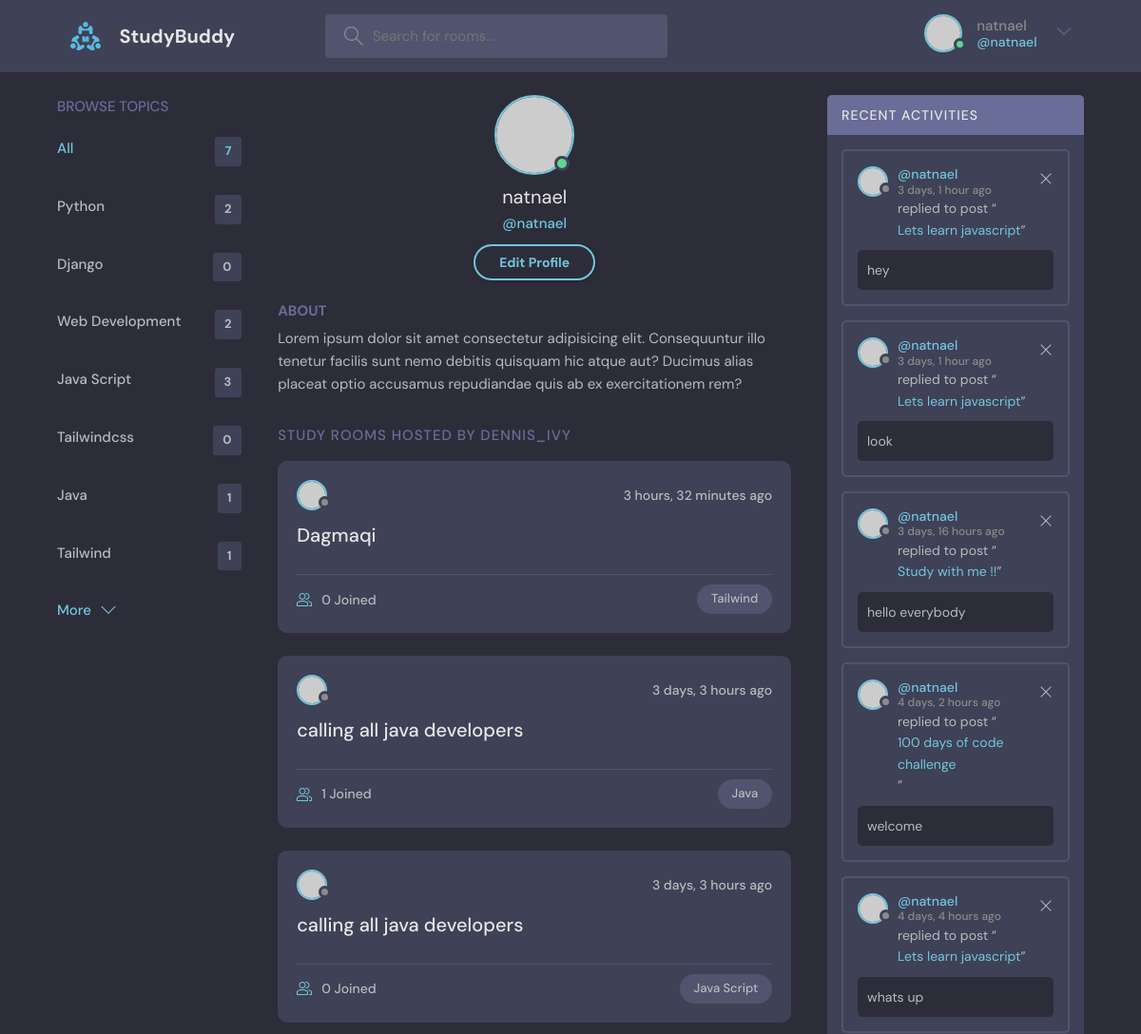
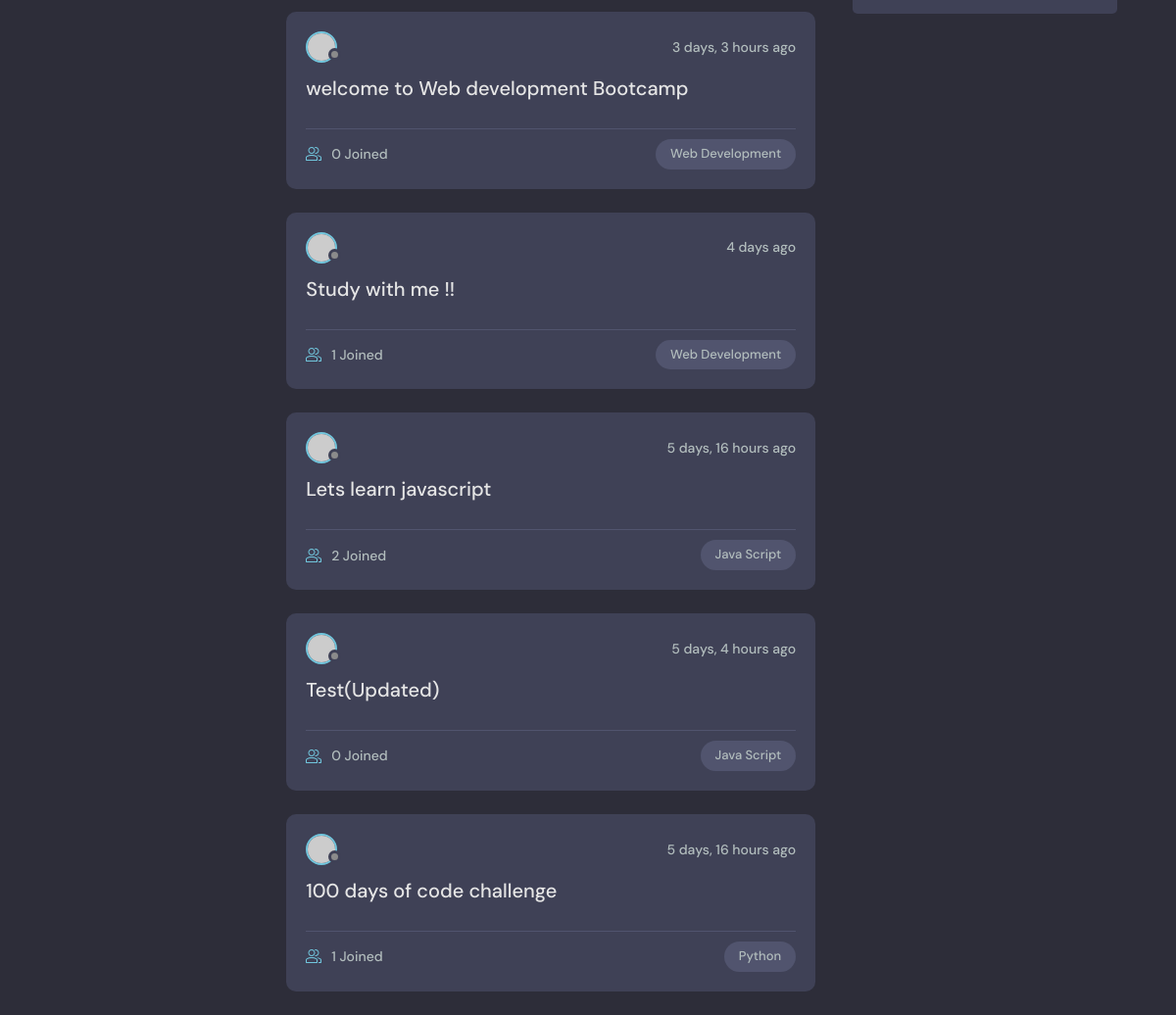
/profile/1/ (signed in), run on the app's committed database (2 pictures, top to bottom).
### base/models.py (models this page shows, shortened)
class Topic(models.Model):
    name = models.CharField(max_length=200)

class Room(models.Model):
    host = models.ForeignKey(User, on_delete=models.SET_NULL, null=True)
    topic = models.ForeignKey(Topic, on_delete=models.SET_NULL, null=True)
    name = models.CharField(max_length=200)
    description = models.TextField(null=True, blank=True)
    participants = models.ManyToManyField(
        User, related_name='participants', blank=True)
    updated = models.DateTimeField(auto_now=True)
    created = models.DateTimeField(auto_now_add=True)
    class Meta:
        ordering = ['-updated', '-created']
    def __str__(self):
        return self.name

class Message(models.Model):
    user = models.ForeignKey(User, on_delete=models.CASCADE)
    room = models.ForeignKey(Room, on_delete=models.CASCADE)
    body = models.TextField()
    updated = models.DateTimeField(auto_now=True)
    created = models.DateTimeField(auto_now_add=True)
    class Meta:
        ordering = ['-updated', '-created']

### base/views.py (the view)
# urls.py: path('profile/<str:pk>/', views.userProfile, name="user-profile"),
def userProfile(request, pk):
    user = User.objects.get(id=pk)
    rooms = user.room_set.all()
    room_messages = user.message_set.all()
    topics = Topic.objects.all()
    context = {'user': user, 'rooms': rooms, 'room_messages': room_messages, 'topics': topics}
    return render(request, 'base/profile.html', context)

### base/templates/base/profile.html
{% extends "main.html" %}
{% block content %}
  <main class="profile-page layout layout--3">
    <div class="container">
     {% include 'base/topics_component.html' %}
      <div class="roomList">
        <div class="profile">
          <div class="profile__avatar">
            <div class="avatar avatar--large active">
              <img src="https://randomuser.me/api/portraits/men/11.jpg" />
            </div>
          </div>
          <div class="profile__info">
            <h3>{{user.username}}</h3>
            <p>@{{user.username}}</p>
            {% if request.user == user %}
            <a href="{% url 'update-user' %}" class="btn btn--main btn--pill">Edit Profile</a>
            {% endif %}
          </div>
          <div class="profile__about">
            <h3>About</h3>
            <p>
              Lorem ipsum dolor sit amet consectetur adipisicing elit. Consequuntur illo tenetur
              facilis sunt nemo debitis quisquam hic atque aut? Ducimus alias placeat optio
              accusamus repudiandae quis ab ex exercitationem rem?
            </p>
          </div>
        </div>
        <div class="roomList__header">
          <div>
            <h2>Study Rooms Hosted by dennis_ivy</a>
            </h2>
          </div>
        </div>
        {% include 'base/feed_component.html' %}
      </div>
      {% include 'base/activity_component.html' %}
    </div>
  </main>
{% endblock content%}

### templates/navbar.html (shortened to what this page needs)
{% load static %}
<header class="header header--loggedIn">
  <div class="container">
    <a href="{%url 'home' %}" class="header__logo">
      <img src="{% static 'images/logo.svg'%} " />
      <h1>StudyBuddy</h1>
    </a>
    <form class="header__search" method="GET" action="{%url 'home'%}">
      <label>
        <input name="q" placeholder="Search for rooms..." />
      </label>
    </form>
    <nav class="header__menu">
      {% if request.user.is_authenticated %}
      <div class="header__user">
        <a href="{% url 'update-user' %}">
          <div class="avatar avatar--medium active">
            <img src="https://randomuser.me/api/portraits/men/37.jpg" />
          </div>
          <p>
            {{request.user.username}} <span>@{{request.user.username}}</span>
          </p>
        </a>
        <button class="dropdown-button">
          <svg
            version="1.1"
            xmlns="http://www.w3.org/2000/svg"
            width="32"
            height="32"
            viewBox="0 0 32 32"
          >
            <title>chevron-down</title>
            <path d="M16 21l-13-13h-3l16 16 16-16h-3l-13 13z"></path>
          </svg>
        </button>
      </div>
      {% endif %}
    </nav>
  </div>
</header>

### base/templates/base/topics_component.html
<div class="topics">
  <div class="topics__header">
    <h2>Browse Topics</h2>
  </div>
  <ul class="topics__list">
    <li>
      <a href="{% url 'home' %}" class="active">All <span>{{ topics.count }}</span></a>
    </li>
    {% for topic in topics %}
    <li>
      <a href="{% url 'home' %}?q={{ topic.name }}">{{ topic.name }}<span>{{ topic.room_set.all.count }}</span></a>
    </li>
    {% endfor %}
  </ul>
  <a class="btn btn--link" href="{% url 'topics' %}">
    More
    <svg
      version="1.1"
      xmlns="http://www.w3.org/2000/svg"
      width="32"
      height="32"
      viewBox="0 0 32 32"
    >
      <title>chevron-down</title>
      <path d="M16 21l-13-13h-3l16 16 16-16h-3l-13 13z"></path>
    </svg>
  </a>
</div>

### base/templates/base/feed_component.html (shortened to what this page needs)
{% for room in rooms %}
<div class="roomListRoom">
  <div class="roomListRoom__header">
    <a href="{% url 'user-profile' room.host.id%}" class="roomListRoom__author">
      <div class="avatar avatar--small">
        <img src="https://randomuser.me/api/portraits/women/11.jpg" />
      </div>
    </a>
    <div class="roomListRoom__actions">
      <span>{{room.created|timesince}} ago</span>
    </div>
  </div>
  <div class="roomListRoom__content">
    <a href="{% url 'room' room.id %}">{{room.name}}</a>
  </div>
  <div class="roomListRoom__meta">
    <a href="{% url 'room' room.id %}" class="roomListRoom__joined">
      {{room.participants.all.count}} Joined
    </a>
    <p class="roomListRoom__topic">{{room.topic.name}}</p>
  </div>
</div>
{% endfor %}

### base/templates/base/activity_component.html
<div class="activities">
  <div class="activities__header">
    <h2>Recent Activities</h2>
  </div>
  {% for message in room_messages %}
  <div class="activities__box">
    <div class="activities__boxHeader roomListRoom__header">
      <a
        href="{% url 'user-profile' message.user.id %}"
        class="roomListRoom__author"
      >
        <div class="avatar avatar--small">
          <img src="https://randomuser.me/api/portraits/women/11.jpg" />
        </div>
        <p>
          @{{ message.user }}
          <span> {{ message.created | timesince }} ago</span>
        </p>
      </a>
      {% if request.user == message.user %}
      <div class="roomListRoom__actions">
        <a href="{% url 'delete-message' message.id %}">
          <svg
            version="1.1"
            xmlns="http://www.w3.org/2000/svg"
            width="32"
            height="32"
            viewBox="0 0 32 32"
          >
            <title>remove</title>
            <path
              d="M27.314 6.019l-1.333-1.333-9.98 9.981-9.981-9.981-1.333 1.333 9.981 9.981-9.981 9.98 1.333 1.333 9.981-9.98 9.98 9.98 1.333-1.333-9.98-9.98 9.98-9.981z"
            ></path>
          </svg>
        </a>
      </div>
      {% endif %}
    </div>
    <div class="activities__boxContent">
      <p>
        replied to post “<a href="{% url 'room' message.room.id%}"
          >{{message.room}}</a
        >”
      </p>
      <div class="activities__boxRoomContent">{{message.body}}</div>
    </div>
  </div>
  {% endfor %}
</div>

### data on the page
Topic: name "Python", room_set.all.count "2"
Topic: name "Django", room_set.all.count "0"
Topic: name "Web Development", room_set.all.count "2"
Topic: name "Java Script", room_set.all.count "3"
Topic: name "Tailwindcss", room_set.all.count "0"
Topic: name "Java", room_set.all.count "1"
Topic: name "Tailwind", room_set.all.count "1"
Room: created "3 hours, 32 minutes", name "Dagmaqi", participants.all.count "0", topic.name "Tailwind"
Room: created "3 days, 3 hours", name "calling all java developers", participants.all.count "1", topic.name "Java"
Room: created "3 days, 3 hours", name "calling all java developers", participants.all.count "0", topic.name "Java Script"
Room: created "3 days, 3 hours", name "welcome to Web development Bootcamp", participants.all.count "0", topic.name "Web Development"
Room: created "4 days", name "Study with me !!", participants.all.count "1", topic.name "Web Development"
Room: created "5 days, 16 hours", name "Lets learn javascript", participants.all.count "2", topic.name "Java Script"
Room: created "5 days, 4 hours", name "Test(Updated)", participants.all.count "0", topic.name "Java Script"
Room: created "5 days, 16 hours", name "100 days of code challenge", participants.all.count "1", topic.name "Python"
Message: user "natnael", created "3 days, 1 hour", room "Lets learn javascript", body "hey"
Message: user "natnael", created "3 days, 1 hour", room "Lets learn javascript", body "look"
Message: user "natnael", created "3 days, 16 hours", room "Study with me !!", body "hello everybody"
Message: user "natnael", created "4 days, 2 hours", room "100 days of code challenge", body "welcome"
Message: user "natnael", created "4 days, 4 hours", room "Lets learn javascript", body "whats up"

### other printed values
{{ request.user.username }} "natnael"
{{ topics.count }} "7"
{{ user.username }} "natnael"
